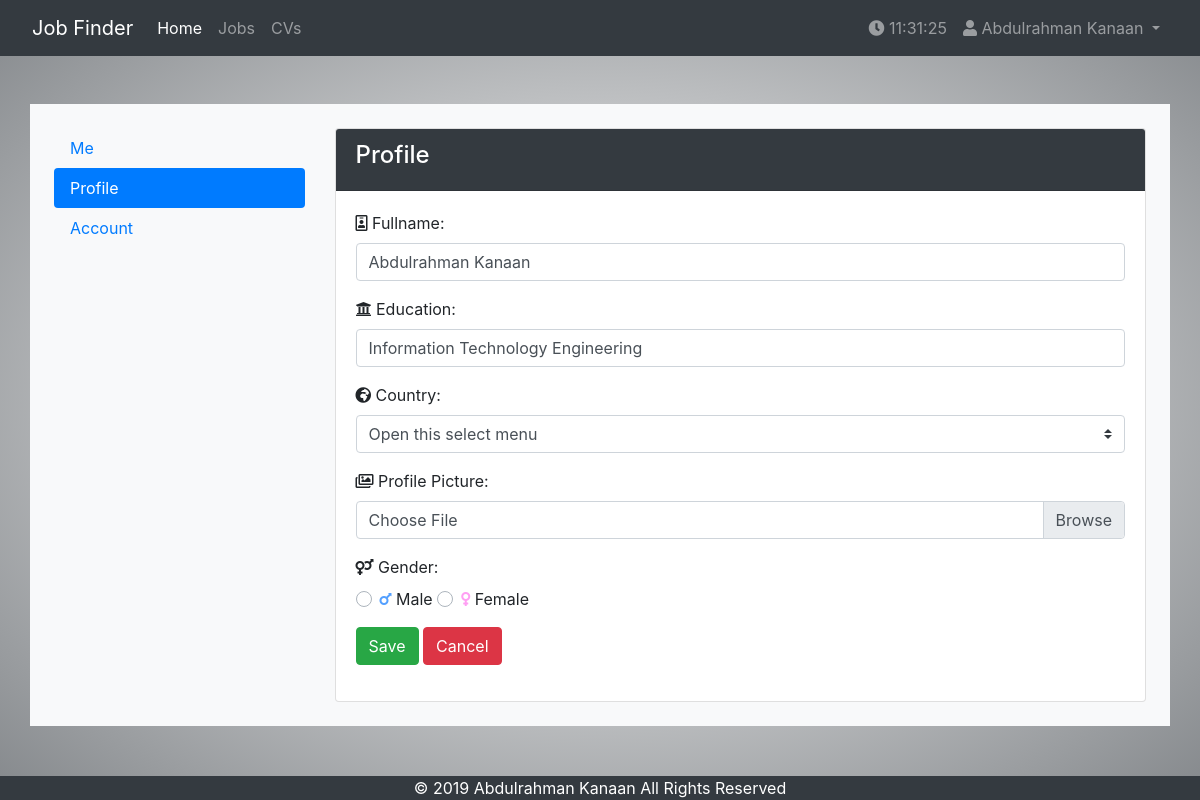
The page /users/profile (signed in) on the database its author committed.
### tables this page shows
CREATE TABLE `users` (
  `ID` int(11) NOT NULL,
  `username` varchar(255) NOT NULL,
  `password` varchar(255) NOT NULL,
  `fullname` varchar(255) NOT NULL,
  `email` varchar(255) NOT NULL,
  `gender` enum('Male','Female','','') DEFAULT NULL,
  `education` varchar(255) DEFAULT NULL,
  `phone_number` varchar(255) DEFAULT NULL,
  `nationality` int(3) DEFAULT NULL,
  `birth_date` date DEFAULT NULL,
  `created_at` datetime NOT NULL DEFAULT CURRENT_TIMESTAMP,
  `shareable` tinyint(1) NOT NULL DEFAULT '1'
);

### app/controllers/Users.php (called while the page is built, shortened)
<?php
class Users extends Controller{
    private $userModel;
    public function __construct() {
        $this->userModel = $this->model('User');
    }
    public function profile()
    {
        $countries = $this->userModel->getCountries();
        $info = $this->userModel->findUserById($_SESSION['curID']);
        $countryIcon = array('fas fa-globe-europe', 'fas fa-globe-asia', 'fas fa-globe-americas', 'fas fa-globe-africa');
        $countryKey = array_rand($countryIcon);
        $data = [
            'pageTitle' => 'Profile',
            'fullname' => $info->fullname,
            'education' => $info->education,
            'countries' => $countries,
            'countryIcon' => $countryIcon[$countryKey],
            'fullname_err' => '',
            'education_err' => '',
            'country_err' => '',
            'image_err' => '',
            'gender_err' => ''
        ];
        $this->view("users/profile", $data);
    }
}
?>

### app/libraries/Core.php (called while the page is built, shortened)
<?php
class Core{
    protected $currentMethod = 'index';
    public function __construct(){
        $url = $this->getUrl();
        if(file_exists(APPROOT . '/controllers/' . ucwords($url[0]) . '.php')){
            unset($url[0]);
        }
        $this->currentController = new $this->currentController();
        if(isset($url[1])){
            if(method_exists($this->currentController, $url[1])){
                $this->currentMethod = $url[1];
                unset($url[1]);
            }
        }
        $this->params = $url ? array_values($url) : [] ;
        call_user_func_array([$this->currentController, $this->currentMethod], $this->params);
    }
    public function getUrl(){
        if(isset($_GET['url'])){
            $url = $_GET['url'];
            $url = rtrim($url, '/');
            $url = filter_var($url, FILTER_SANITIZE_URL);
            $url = explode('/', $url);
            return $url;
        }
    }
};
?>

### public/index.php (called while the page is built, shortened)
<?php
    $init = new Core();
?>

### app/libraries/Database.php (called while the page is built, shortened)
<?php
class Database {
    private $host = DB_HOST;
    private $username = DB_USER;
    private $passwd = DB_PASS;
    private $dbname = DB_NAME;
    private $dbh;
    private $stmt;
    public function __construct(){
        $this->dsn = 'mysql:host=' . $this->host . ';dbname=' . $this->dbname;
        $this->options = array(
            PDO::ATTR_PERSISTENT => true,
            PDO::ATTR_ERRMODE => PDO::ERRMODE_EXCEPTION,
            PDO::MYSQL_ATTR_INIT_COMMAND => 'SET NAMES utf8'
        );
        try{
            $this->dbh = new PDO($this->dsn, $this->username, $this->passwd, $this->options);
        }
        catch(PDOException $e){
            $this->error = $e->getMessage();
            echo 'Error: ' . $this->error;
        }
    }
    public function query($sql){
        $this->stmt = $this->dbh->prepare($sql);
    }
    public function bind($param, $value, $type = null){
        if(is_null($type)){
            switch(true){
            case is_int($value):
                $type = PDO::PARAM_INT;
                break;
            }
        }
        $this->stmt->bindValue($param, $value, $type);
    }
    public function execute(){
        return $this->stmt->execute();
    }
    public function single(){
        $this->execute();
        return $this->stmt->fetch(PDO::FETCH_OBJ);
    }
}
?>

### app/models/User.php (called while the page is built, shortened)
<?php
class User {
    private $db;
    public function __construct() {
        $this->db = new Database();
    }
    public function findUserById($id)
    {
        $this->db->query("SELECT users.*, countries.country_name AS country FROM users
                        INNER JOIN countries ON users.nationality = countries.id
                        WHERE users.ID = :id");
        $this->db->bind(':id', $id);
        $row = $this->db->single();
        if($this->db->rowCount() > 0){
            return $row;
        } else {
            return false;
        }
    }
    public function getCountries()
    {
        $this->db->query("SELECT * FROM countries");
        $row = $this->db->resultSet();
        return $row;
    }
}
?>

### app/views/users/profile.php (the view, shortened to what this page needs)
<?php require APPROOT . '/views/includes/header.php'; require APPROOT . '/views/includes/navbar.php'; ?>
<div class="my-5">
    <div class="container bg-light p-4">
        <div class="row">
            <div class="col-md-3 mb-3">
                <div class="nav flex-column nav-pills">
                    <a href="<?php echo URLROOT . '/users/me' ?>" class="nav-link">Me</a>
                    <a href="<?php echo URLROOT . '/users/profile' ?>" class="nav-link active">Profile</a>
                    <a href="<?php echo URLROOT . '/users/account' ?>" class="nav-link">Account</a>
                </div>
            </div>
            <div class="col-md-9">
                <div class="tab-content">
                    <div class="card">
                        <div class="card-header text-white bg-dark"><h4><?php echo $data['pageTitle']; ?></h4></div>
                        <div class="card-body">
                            <form action="<?php echo URLROOT . '/users/profile' ?>" method="POST">
                                <div class="form-group">
                                    <i class="far fa-id-badge"></i>
                                    <label for="fullname">Fullname:</label>
                                    <input class="form-control <?php echo (!empty($data['fullname_err'])) ? 'is-invalid' : ''; ?>" id="fullname" type="text" value="<?php echo $data['fullname']; ?>">
                                </div>
                                <div class="form-group">
                                    <i class="fas fa-university"></i>
                                    <label for="education">Education:</label>
                                    <input class="form-control  <?php echo (!empty($data['education_err'])) ? 'is-invalid' : ''; ?>" id="education" type="text" value="<?php echo $data['education']; ?>">
                                </div>
                                <div class="form-group">
                                    <i class="<?php echo $data['countryIcon']; ?>"></i>
                                    <label for="country">Country:</label>
                                    <select class="custom-select <?php echo (!empty($data['country_err'])) ? 'is-invalid' : ''; ?>">
                                        <option selected>Open this select menu</option>
                                    </select>
                                </div>
                                <div class="form-group">
                                    <i class="far fa-images"></i>
                                    <label for="country">Profile Picture:</label>
                                    <div class="custom-file">
                                        <label class="custom-file-label" for="customFile">Choose File</label>
                                    </div>
                                </div>
                                <div class="form-group" id="gender-radio">
                                    <label for="country"><i class="fas fa-venus-mars"></i> Gender:</label>
                                    <div class="custom-control custom-radio">
                                        <label class="custom-control-label" for="male"><i class="fas fa-mars <?php echo (!empty($data['gender_err'])) ? 'icon-invalid' : ''; ?>" style="color:#54a0ff;"></i> Male</label>
                                    </div>
                                    <div class="custom-control custom-radio">
                                        <label class="custom-control-label" for="female"><i class="fas fa-venus <?php echo (!empty($data['gender_err'])) ? 'icon-invalid' : ''; ?>" style="color:#ff9ff3;"></i> Female</label>
                                    </div>
                                </div>
                                <div class="form-group">
                                    <input type="submit" class="btn btn-success" value="Save">
                                    <a href="#" class="btn btn-danger">Cancel</a>
                                </div>
                            </form>
                        </div>
                    </div>
                </div>
            </div>
        </div>
    </div>
</div>
<?php require APPROOT . '/views/includes/footer.php'; ?>

### public/css/main.css (style rules this page uses)
html { overflow-y: scroll; }
body { background-image: radial-gradient(white ,#343a4099 99%); background-repeat: no-repeat; background-attachment: fixed; transition: background-color .5s; }
#gender-radio > div { display: inline-block; }
#gender-radio label { display: block; }

### rows shown on the page
users: fullname "Abdulrahman Kanaan", education "Information Technology Engineering"

### other values the page prints
SITENAME "Job Finder"
$_SESSION['curFullname'] "Abdulrahman Kanaan"
$data['pageTitle'] "Profile"
